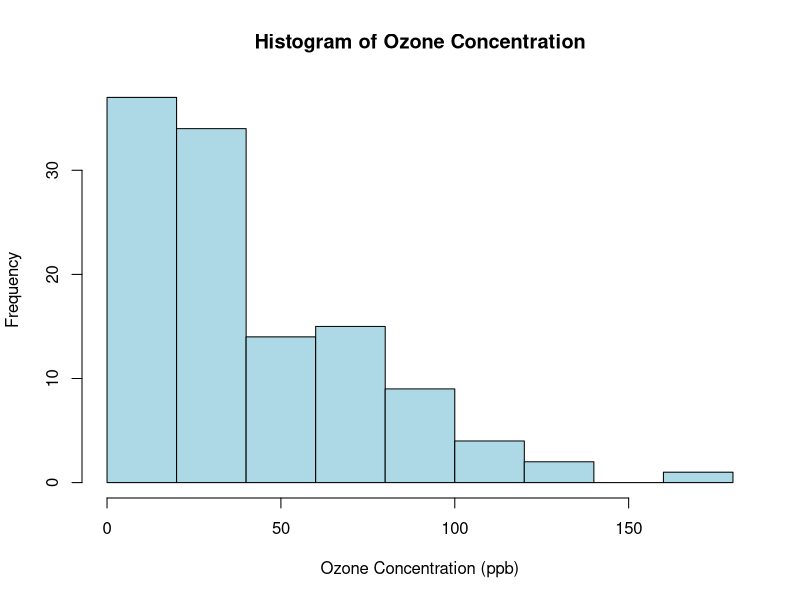
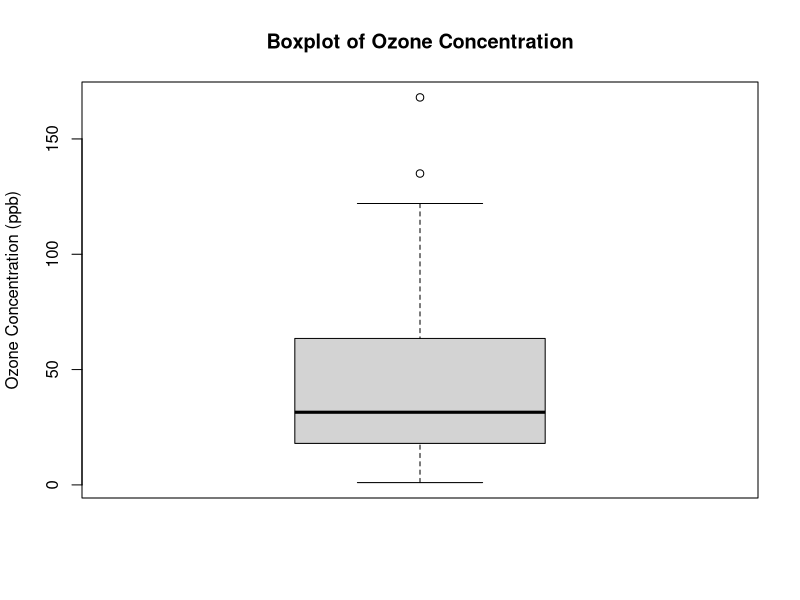
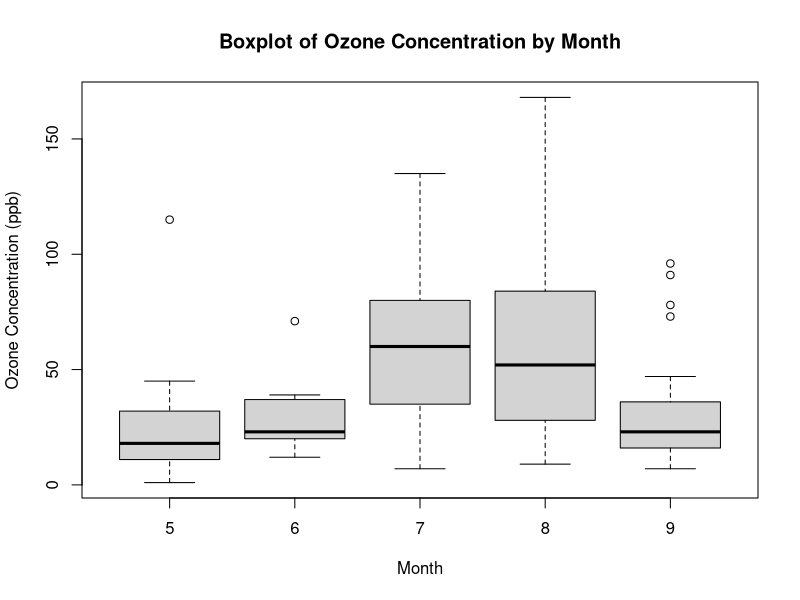
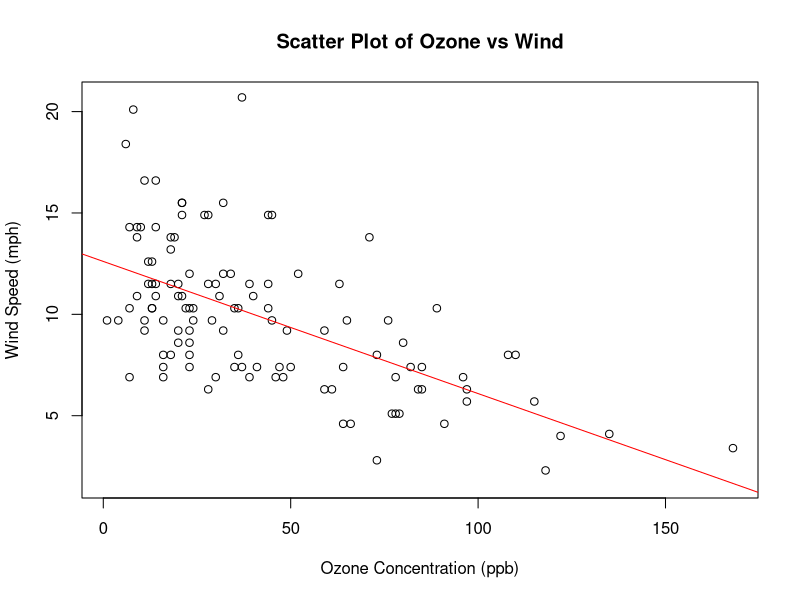
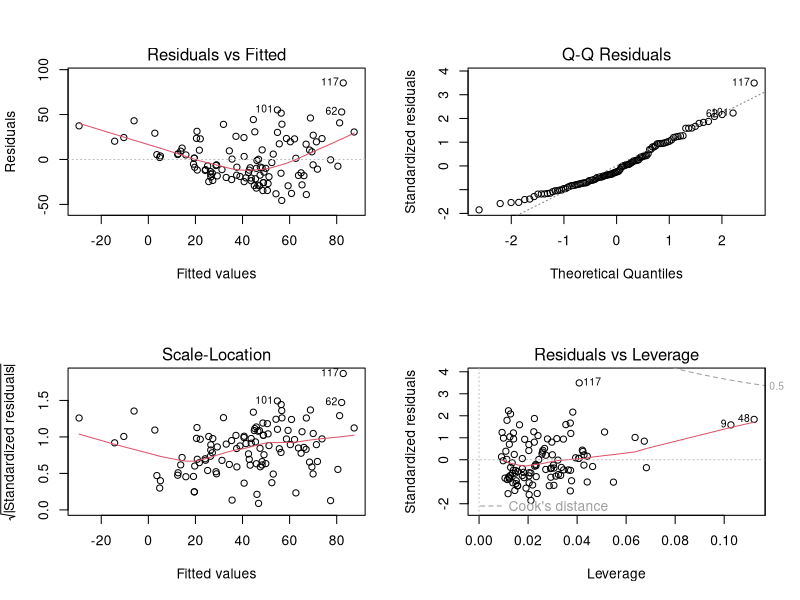
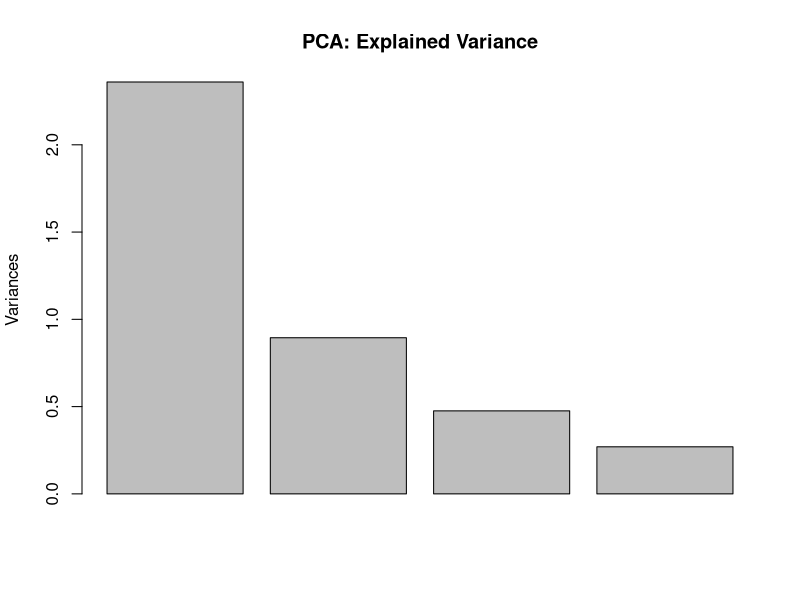
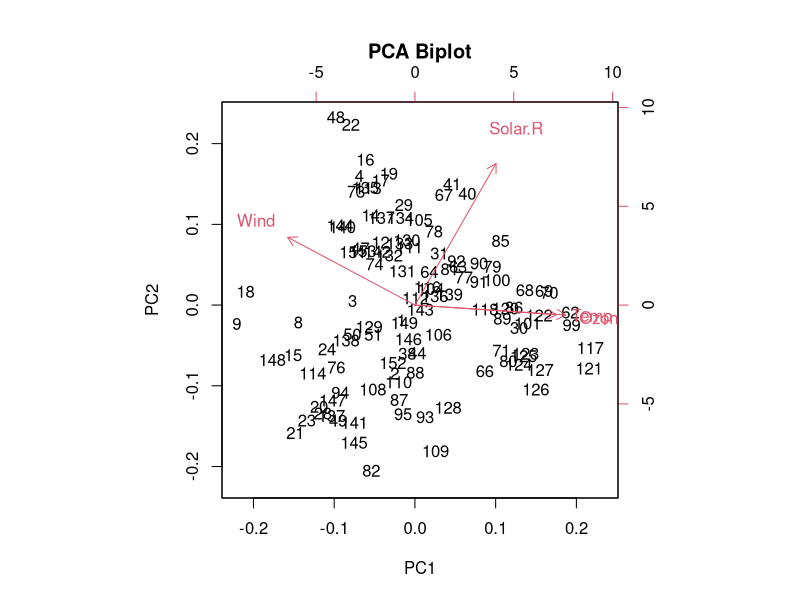

These figures' R source, in order:
# Load the airquality dataset
data(airquality)

# Display the structure of the dataset
str(airquality)

# Summary statistics for Ozone concentration
ozone_stats <- summary(airquality$Ozone)
ozone_sd <- sd(airquality$Ozone, na.rm=TRUE)

par(mfrow=c(1,1))
print(ozone_stats)
print(paste("Standard Deviation:", ozone_sd))

# Histogram for Ozone concentration
hist(airquality$Ozone, main="Histogram of Ozone Concentration", xlab="Ozone Concentration (ppb)", col="lightblue", border="black")

# Boxplot for Ozone concentration
boxplot(airquality$Ozone, main="Boxplot of Ozone Concentration", ylab="Ozone Concentration (ppb)")

# Boxplot for Ozone by Month
boxplot(Ozone ~ Month, data=airquality, main="Boxplot of Ozone Concentration by Month", xlab="Month", ylab="Ozone Concentration (ppb)")

# Pearson correlation between Ozone and Wind
cor_ozone_wind <- cor(airquality$Ozone, airquality$Wind, use="complete.obs")
print(paste("Pearson Correlation between Ozone and Wind:", cor_ozone_wind))

# Scatter plot with trend line
plot(airquality$Ozone, airquality$Wind, main="Scatter Plot of Ozone vs Wind", xlab="Ozone Concentration (ppb)", ylab="Wind Speed (mph)")
abline(lm(Wind ~ Ozone, data=airquality), col="red")  # Add trend line

# Fit a linear regression model
par(mfrow=c(2,2))
model_airquality <- lm(Ozone ~ Solar.R + Wind, data=airquality)

# Display the summary of the model
summary(model_airquality)

# Plot residuals
plot(model_airquality)


# Perform PCA
pca_airquality <- prcomp(na.omit(airquality[, c("Ozone", "Solar.R", "Wind", "Temp")]), scale = TRUE)


# Plot the explained variance
par(mfrow=c(1,1))
summary(pca_airquality)
plot(pca_airquality, main="PCA: Explained Variance")

# Biplot of the first two principal components
biplot(pca_airquality, main="PCA Biplot")
